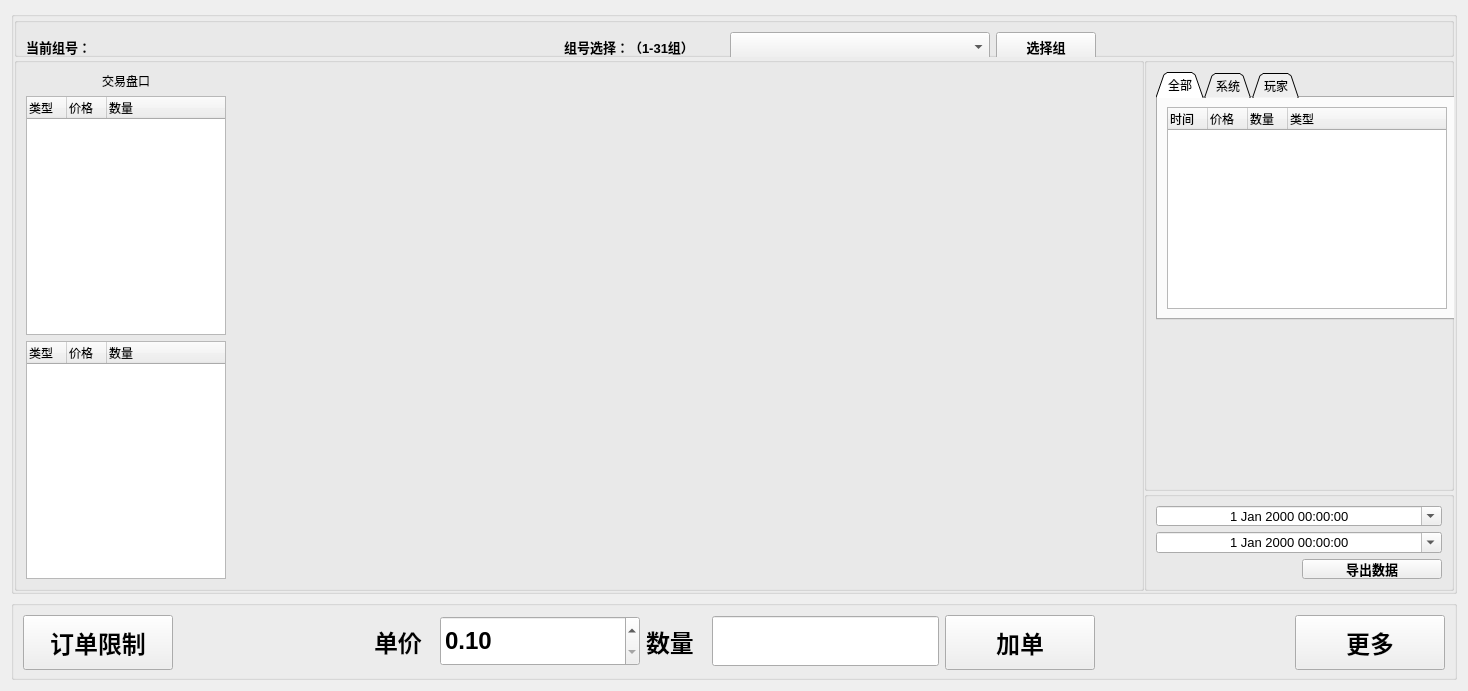
<?xml version="1.0" encoding="UTF-8"?>
<ui version="4.0">
 <class>ld_widget</class>
 <widget class="QWidget" name="ld_widget">
  <property name="geometry">
   <rect>
    <x>0</x>
    <y>0</y>
    <width>1456</width>
    <height>664</height>
   </rect>
  </property>
  <property name="windowTitle">
   <string>交易管理</string>
  </property>
  <layout class="QGridLayout" name="gridLayout">
   <item row="0" column="0">
    <widget class="QGroupBox" name="groupBox">
     <property name="title">
      <string/>
     </property>
     <layout class="QGridLayout" name="gridLayout_2">
      <property name="leftMargin">
       <number>0</number>
      </property>
      <property name="topMargin">
       <number>0</number>
      </property>
      <property name="rightMargin">
       <number>0</number>
      </property>
      <property name="bottomMargin">
       <number>0</number>
      </property>
      <property name="spacing">
       <number>0</number>
      </property>
      <item row="0" column="0" colspan="3">
       <widget class="QGroupBox" name="groupBox_3">
        <property name="minimumSize">
         <size>
          <width>760</width>
          <height>40</height>
         </size>
        </property>
        <property name="title">
         <string/>
        </property>
        <layout class="QGridLayout" name="gridLayout_3">
         <item row="0" column="0">
          <widget class="QLabel" name="label_5">
           <property name="minimumSize">
            <size>
             <width>80</width>
             <height>30</height>
            </size>
           </property>
           <property name="font">
            <font>
             <pointsize>10</pointsize>
             <weight>75</weight>
             <bold>true</bold>
            </font>
           </property>
           <property name="text">
            <string>当前组号：</string>
           </property>
          </widget>
         </item>
         <item row="0" column="1">
          <widget class="QLabel" name="label_6">
           <property name="minimumSize">
            <size>
             <width>100</width>
             <height>30</height>
            </size>
           </property>
           <property name="font">
            <font>
             <pointsize>10</pointsize>
             <weight>75</weight>
             <bold>true</bold>
            </font>
           </property>
           <property name="text">
            <string/>
           </property>
          </widget>
         </item>
         <item row="0" column="2">
          <spacer name="horizontalSpacer_5">
           <property name="minimumSize">
            <size>
             <width>0</width>
             <height>30</height>
            </size>
           </property>
           <property name="font">
            <font>
             <pointsize>10</pointsize>
             <weight>75</weight>
             <bold>true</bold>
            </font>
           </property>
           <property name="orientation">
            <enum>Qt::Horizontal</enum>
           </property>
           <property name="sizeHint" stdset="0">
            <size>
             <width>336</width>
             <height>17</height>
            </size>
           </property>
          </spacer>
         </item>
         <item row="0" column="3">
          <widget class="QLabel" name="label_7">
           <property name="minimumSize">
            <size>
             <width>160</width>
             <height>30</height>
            </size>
           </property>
           <property name="font">
            <font>
             <pointsize>10</pointsize>
             <weight>75</weight>
             <bold>true</bold>
            </font>
           </property>
           <property name="text">
            <string>组号选择：（1-31组）</string>
           </property>
          </widget>
         </item>
         <item row="0" column="5">
          <widget class="QPushButton" name="pushButton_3">
           <property name="minimumSize">
            <size>
             <width>100</width>
             <height>30</height>
            </size>
           </property>
           <property name="font">
            <font>
             <pointsize>10</pointsize>
             <weight>75</weight>
             <bold>true</bold>
            </font>
           </property>
           <property name="text">
            <string>选择组</string>
           </property>
          </widget>
         </item>
         <item row="0" column="6">
          <spacer name="horizontalSpacer_6">
           <property name="orientation">
            <enum>Qt::Horizontal</enum>
           </property>
           <property name="sizeHint" stdset="0">
            <size>
             <width>336</width>
             <height>17</height>
            </size>
           </property>
          </spacer>
         </item>
         <item row="0" column="4">
          <widget class="QComboBox" name="comboBox">
           <property name="minimumSize">
            <size>
             <width>260</width>
             <height>30</height>
            </size>
           </property>
           <property name="font">
            <font>
             <pointsize>10</pointsize>
             <weight>75</weight>
             <bold>true</bold>
            </font>
           </property>
           <property name="maxVisibleItems">
            <number>16</number>
           </property>
          </widget>
         </item>
        </layout>
       </widget>
      </item>
      <item row="1" column="0" rowspan="2" colspan="2">
       <widget class="QGroupBox" name="groupBox_5">
        <property name="title">
         <string/>
        </property>
        <layout class="QGridLayout" name="gridLayout_4">
         <item row="1" column="0">
          <widget class="QTreeWidget" name="treeWidget">
           <property name="sizePolicy">
            <sizepolicy hsizetype="Preferred" vsizetype="Expanding">
             <horstretch>0</horstretch>
             <verstretch>0</verstretch>
            </sizepolicy>
           </property>
           <property name="minimumSize">
            <size>
             <width>200</width>
             <height>150</height>
            </size>
           </property>
           <property name="maximumSize">
            <size>
             <width>200</width>
             <height>16777215</height>
            </size>
           </property>
           <property name="rootIsDecorated">
            <bool>false</bool>
           </property>
           <attribute name="headerDefaultSectionSize">
            <number>40</number>
           </attribute>
           <column>
            <property name="text">
             <string>类型</string>
            </property>
           </column>
           <column>
            <property name="text">
             <string>价格</string>
            </property>
           </column>
           <column>
            <property name="text">
             <string>数量</string>
            </property>
           </column>
          </widget>
         </item>
         <item row="2" column="0">
          <widget class="QTreeWidget" name="treeWidget_2">
           <property name="sizePolicy">
            <sizepolicy hsizetype="Preferred" vsizetype="Expanding">
             <horstretch>0</horstretch>
             <verstretch>0</verstretch>
            </sizepolicy>
           </property>
           <property name="minimumSize">
            <size>
             <width>200</width>
             <height>150</height>
            </size>
           </property>
           <property name="maximumSize">
            <size>
             <width>200</width>
             <height>16777215</height>
            </size>
           </property>
           <property name="rootIsDecorated">
            <bool>false</bool>
           </property>
           <attribute name="headerDefaultSectionSize">
            <number>40</number>
           </attribute>
           <column>
            <property name="text">
             <string>类型</string>
            </property>
           </column>
           <column>
            <property name="text">
             <string>价格</string>
            </property>
           </column>
           <column>
            <property name="text">
             <string>数量</string>
            </property>
           </column>
          </widget>
         </item>
         <item row="0" column="0">
          <widget class="QLabel" name="label_2">
           <property name="text">
            <string>交易盘口</string>
           </property>
           <property name="alignment">
            <set>Qt::AlignCenter</set>
           </property>
          </widget>
         </item>
         <item row="0" column="1" rowspan="3">
          <widget class="CExchangeHistoryUI" name="label_8">
           <property name="sizePolicy">
            <sizepolicy hsizetype="Expanding" vsizetype="Expanding">
             <horstretch>0</horstretch>
             <verstretch>0</verstretch>
            </sizepolicy>
           </property>
           <property name="minimumSize">
            <size>
             <width>900</width>
             <height>400</height>
            </size>
           </property>
           <property name="maximumSize">
            <size>
             <width>900</width>
             <height>16777215</height>
            </size>
           </property>
           <property name="text">
            <string/>
           </property>
          </widget>
         </item>
        </layout>
       </widget>
      </item>
      <item row="1" column="2">
       <widget class="QGroupBox" name="groupBox_4">
        <property name="maximumSize">
         <size>
          <width>310</width>
          <height>16777215</height>
         </size>
        </property>
        <property name="title">
         <string/>
        </property>
        <layout class="QVBoxLayout" name="verticalLayout">
         <property name="spacing">
          <number>9</number>
         </property>
         <item>
          <widget class="QTabWidget" name="tabWidget">
           <property name="minimumSize">
            <size>
             <width>300</width>
             <height>0</height>
            </size>
           </property>
           <property name="maximumSize">
            <size>
             <width>450</width>
             <height>16777215</height>
            </size>
           </property>
           <property name="tabPosition">
            <enum>QTabWidget::North</enum>
           </property>
           <property name="tabShape">
            <enum>QTabWidget::Triangular</enum>
           </property>
           <property name="currentIndex">
            <number>0</number>
           </property>
           <property name="iconSize">
            <size>
             <width>16</width>
             <height>16</height>
            </size>
           </property>
           <property name="elideMode">
            <enum>Qt::ElideNone</enum>
           </property>
           <widget class="QWidget" name="tab">
            <attribute name="title">
             <string>全部</string>
            </attribute>
            <layout class="QGridLayout" name="gridLayout_5">
             <item row="0" column="0">
              <widget class="QTreeWidget" name="treeWidget_3">
               <property name="sizePolicy">
                <sizepolicy hsizetype="Preferred" vsizetype="Expanding">
                 <horstretch>0</horstretch>
                 <verstretch>0</verstretch>
                </sizepolicy>
               </property>
               <property name="minimumSize">
                <size>
                 <width>280</width>
                 <height>120</height>
                </size>
               </property>
               <property name="maximumSize">
                <size>
                 <width>400</width>
                 <height>16777215</height>
                </size>
               </property>
               <property name="rootIsDecorated">
                <bool>false</bool>
               </property>
               <attribute name="headerDefaultSectionSize">
                <number>40</number>
               </attribute>
               <column>
                <property name="text">
                 <string>时间</string>
                </property>
               </column>
               <column>
                <property name="text">
                 <string>价格</string>
                </property>
               </column>
               <column>
                <property name="text">
                 <string>数量</string>
                </property>
               </column>
               <column>
                <property name="text">
                 <string>类型</string>
                </property>
               </column>
              </widget>
             </item>
            </layout>
           </widget>
           <widget class="QWidget" name="tab_2">
            <attribute name="title">
             <string>系统</string>
            </attribute>
            <layout class="QGridLayout" name="gridLayout_6">
             <item row="0" column="0">
              <widget class="QTreeWidget" name="treeWidget_4">
               <property name="sizePolicy">
                <sizepolicy hsizetype="Preferred" vsizetype="Expanding">
                 <horstretch>0</horstretch>
                 <verstretch>0</verstretch>
                </sizepolicy>
               </property>
               <property name="minimumSize">
                <size>
                 <width>280</width>
                 <height>200</height>
                </size>
               </property>
               <property name="maximumSize">
                <size>
                 <width>400</width>
                 <height>16777215</height>
                </size>
               </property>
               <attribute name="headerDefaultSectionSize">
                <number>40</number>
               </attribute>
               <column>
                <property name="text">
                 <string>时间</string>
                </property>
               </column>
               <column>
                <property name="text">
                 <string>价格</string>
                </property>
               </column>
               <column>
                <property name="text">
                 <string>数量</string>
                </property>
               </column>
               <column>
                <property name="text">
                 <string>类型</string>
                </property>
               </column>
              </widget>
             </item>
            </layout>
           </widget>
           <widget class="QWidget" name="tab_3">
            <attribute name="title">
             <string>玩家</string>
            </attribute>
            <layout class="QGridLayout" name="gridLayout_7">
             <item row="0" column="0">
              <widget class="QTreeWidget" name="treeWidget_5">
               <property name="sizePolicy">
                <sizepolicy hsizetype="Preferred" vsizetype="Expanding">
                 <horstretch>0</horstretch>
                 <verstretch>0</verstretch>
                </sizepolicy>
               </property>
               <property name="minimumSize">
                <size>
                 <width>280</width>
                 <height>200</height>
                </size>
               </property>
               <property name="maximumSize">
                <size>
                 <width>400</width>
                 <height>16777215</height>
                </size>
               </property>
               <attribute name="headerDefaultSectionSize">
                <number>40</number>
               </attribute>
               <column>
                <property name="text">
                 <string>时间</string>
                </property>
               </column>
               <column>
                <property name="text">
                 <string>价格</string>
                </property>
               </column>
               <column>
                <property name="text">
                 <string>数量</string>
                </property>
               </column>
               <column>
                <property name="text">
                 <string>类型</string>
                </property>
               </column>
              </widget>
             </item>
            </layout>
           </widget>
          </widget>
         </item>
         <item>
          <widget class="QLabel" name="label">
           <property name="minimumSize">
            <size>
             <width>0</width>
             <height>150</height>
            </size>
           </property>
           <property name="maximumSize">
            <size>
             <width>16777215</width>
             <height>16777215</height>
            </size>
           </property>
           <property name="text">
            <string/>
           </property>
          </widget>
         </item>
        </layout>
       </widget>
      </item>
      <item row="2" column="2">
       <widget class="QGroupBox" name="groupBox_6">
        <property name="minimumSize">
         <size>
          <width>0</width>
          <height>100</height>
         </size>
        </property>
        <property name="title">
         <string/>
        </property>
        <layout class="QGridLayout" name="gridLayout_8">
         <item row="4" column="1">
          <widget class="QPushButton" name="pushButton_4">
           <property name="minimumSize">
            <size>
             <width>0</width>
             <height>0</height>
            </size>
           </property>
           <property name="font">
            <font>
             <pointsize>10</pointsize>
             <weight>75</weight>
             <bold>true</bold>
            </font>
           </property>
           <property name="text">
            <string>导出数据</string>
           </property>
          </widget>
         </item>
         <item row="3" column="0" colspan="2">
          <widget class="QDateTimeEdit" name="dateTimeEdit_2">
           <property name="font">
            <font>
             <pointsize>10</pointsize>
            </font>
           </property>
           <property name="alignment">
            <set>Qt::AlignCenter</set>
           </property>
           <property name="calendarPopup">
            <bool>true</bool>
           </property>
          </widget>
         </item>
         <item row="2" column="0" colspan="2">
          <widget class="QDateTimeEdit" name="dateTimeEdit">
           <property name="font">
            <font>
             <pointsize>10</pointsize>
            </font>
           </property>
           <property name="alignment">
            <set>Qt::AlignCenter</set>
           </property>
           <property name="calendarPopup">
            <bool>true</bool>
           </property>
          </widget>
         </item>
        </layout>
       </widget>
      </item>
     </layout>
    </widget>
   </item>
   <item row="1" column="0">
    <widget class="QGroupBox" name="groupBox_2">
     <property name="minimumSize">
      <size>
       <width>0</width>
       <height>80</height>
      </size>
     </property>
     <property name="title">
      <string/>
     </property>
     <layout class="QHBoxLayout" name="horizontalLayout">
      <item>
       <widget class="QPushButton" name="pushButton_5">
        <property name="minimumSize">
         <size>
          <width>150</width>
          <height>55</height>
         </size>
        </property>
        <property name="font">
         <font>
          <pointsize>18</pointsize>
          <weight>75</weight>
          <bold>true</bold>
         </font>
        </property>
        <property name="text">
         <string>订单限制</string>
        </property>
       </widget>
      </item>
      <item>
       <spacer name="horizontalSpacer">
        <property name="orientation">
         <enum>Qt::Horizontal</enum>
        </property>
        <property name="sizeHint" stdset="0">
         <size>
          <width>40</width>
          <height>20</height>
         </size>
        </property>
       </spacer>
      </item>
      <item>
       <widget class="QLabel" name="label_3">
        <property name="minimumSize">
         <size>
          <width>60</width>
          <height>0</height>
         </size>
        </property>
        <property name="font">
         <font>
          <pointsize>18</pointsize>
          <weight>75</weight>
          <bold>true</bold>
         </font>
        </property>
        <property name="text">
         <string>单价</string>
        </property>
       </widget>
      </item>
      <item>
       <widget class="QDoubleSpinBox" name="doubleSpinBox">
        <property name="minimumSize">
         <size>
          <width>200</width>
          <height>50</height>
         </size>
        </property>
        <property name="font">
         <font>
          <pointsize>18</pointsize>
          <weight>75</weight>
          <bold>true</bold>
         </font>
        </property>
        <property name="minimum">
         <double>0.100000000000000</double>
        </property>
        <property name="maximum">
         <double>100.000000000000000</double>
        </property>
        <property name="singleStep">
         <double>0.100000000000000</double>
        </property>
       </widget>
      </item>
      <item>
       <widget class="QLabel" name="label_4">
        <property name="minimumSize">
         <size>
          <width>60</width>
          <height>0</height>
         </size>
        </property>
        <property name="font">
         <font>
          <pointsize>18</pointsize>
          <weight>75</weight>
          <bold>true</bold>
         </font>
        </property>
        <property name="text">
         <string>数量</string>
        </property>
       </widget>
      </item>
      <item>
       <widget class="QLineEdit" name="lineEdit">
        <property name="minimumSize">
         <size>
          <width>200</width>
          <height>50</height>
         </size>
        </property>
        <property name="font">
         <font>
          <pointsize>18</pointsize>
          <weight>75</weight>
          <bold>true</bold>
         </font>
        </property>
       </widget>
      </item>
      <item>
       <widget class="QPushButton" name="pushButton_2">
        <property name="minimumSize">
         <size>
          <width>150</width>
          <height>55</height>
         </size>
        </property>
        <property name="font">
         <font>
          <pointsize>18</pointsize>
          <weight>75</weight>
          <bold>true</bold>
         </font>
        </property>
        <property name="text">
         <string>加单</string>
        </property>
       </widget>
      </item>
      <item>
       <spacer name="horizontalSpacer_2">
        <property name="orientation">
         <enum>Qt::Horizontal</enum>
        </property>
        <property name="sizeHint" stdset="0">
         <size>
          <width>40</width>
          <height>20</height>
         </size>
        </property>
       </spacer>
      </item>
      <item>
       <widget class="QPushButton" name="pushButton">
        <property name="minimumSize">
         <size>
          <width>150</width>
          <height>55</height>
         </size>
        </property>
        <property name="font">
         <font>
          <pointsize>18</pointsize>
          <weight>75</weight>
          <bold>true</bold>
         </font>
        </property>
        <property name="text">
         <string>更多</string>
        </property>
       </widget>
      </item>
     </layout>
    </widget>
   </item>
  </layout>
 </widget>
 <customwidgets>
  <customwidget>
   <class>CExchangeHistoryUI</class>
   <extends>QLabel</extends>
   <header>exchange_history_widget.h</header>
  </customwidget>
 </customwidgets>
 <resources/>
 <connections/>
</ui>
